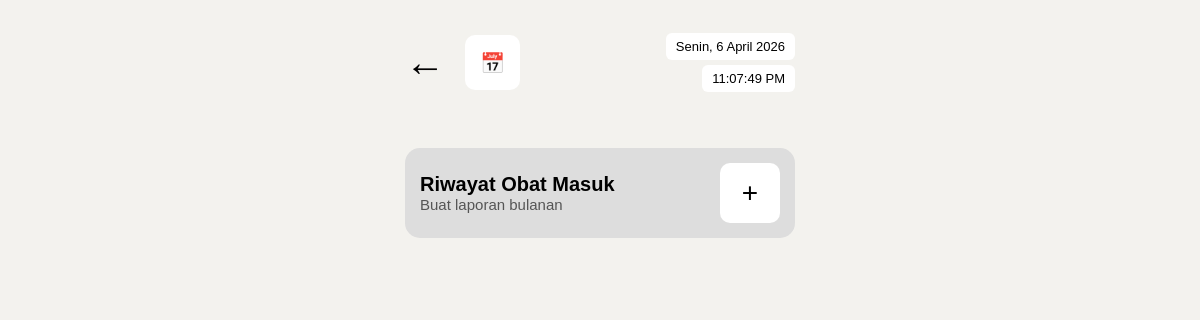
Before: /riwayat_obat.php (signed in) with the older database file.
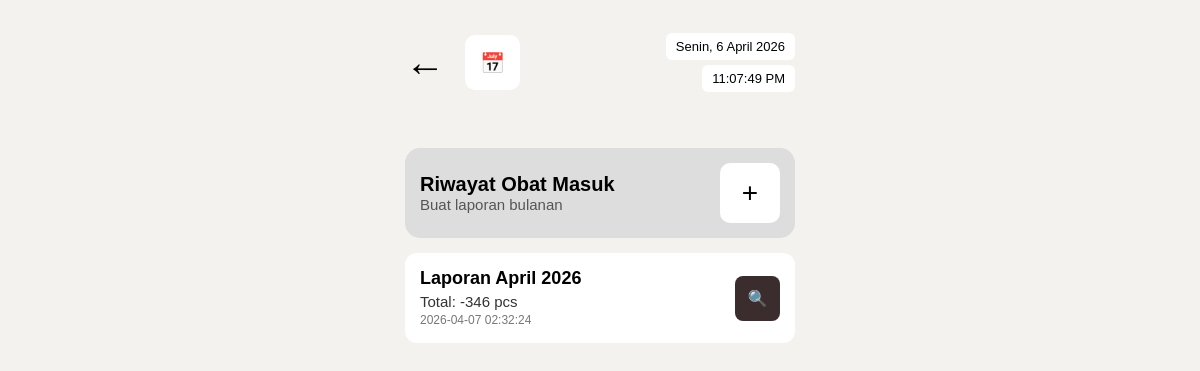
After: the same page with the newer database file.
### tables this page shows
CREATE TABLE `laporan_obat_masuk` (
  `id_laporan` int(11) NOT NULL,
  `bulan` int(11) NOT NULL,
  `tahun` int(11) NOT NULL,
  `total_item` int(11) DEFAULT NULL,
  `total_masuk` int(11) DEFAULT NULL,
  `file_path` text DEFAULT NULL,
  `dibuat_pada` datetime DEFAULT current_timestamp(),
  `versi` int(11) DEFAULT 1
);

### riwayat_obat.php (the view, shortened to what this page needs)
<?php
include "koneksi.php";
$start = $_GET['start'] ?? '';
$end   = $_GET['end'] ?? '';
if($start && $end){
    $data = mysqli_query($conn,"
        SELECT * FROM laporan_obat_masuk
        WHERE DATE(dibuat_pada) BETWEEN '$start' AND '$end'
        ORDER BY id_laporan DESC
    ");
}else{
    $data = mysqli_query($conn,"
        SELECT * FROM laporan_obat_masuk
        ORDER BY id_laporan DESC
    ");
}
$bulan_nama = [
"01"=>"Januari","02"=>"Februari","03"=>"Maret","04"=>"April",
"05"=>"Mei","06"=>"Juni","07"=>"Juli","08"=>"Agustus",
"09"=>"September","10"=>"Oktober","11"=>"November","12"=>"Desember"
];
?>
<!DOCTYPE html>
<html>
<head>
<link rel="stylesheet" href="css/riwayat_obat.css">
</head>
<body>
<br>
<div class="container">
<div class="top-bar">
    <div class="left-group">
        <a href="gudang.php" class="back">←</a>
        <button class="calendar-btn" onclick="openCalendar()">📅</button>
    </div>
    <div class="top-text">
        <div id="dayDate" class="bg"></div>
        <div id="clock" class="bg"></div>
    </div>
</div>
<br><br>
<div class="add-box">
    <div>
        <h3>Riwayat Obat Masuk</h3>
        <p>Buat laporan bulanan</p>
    </div>
    <form method="POST" action="generate_riwayat_obat.php">
        <button class="plus-box">+</button>
    </form>
</div>
<?php while($d=mysqli_fetch_assoc($data)): ?>
<div class="doc-card">
    <div>
        <h4>
            Laporan <?= $bulan_nama[str_pad($d['bulan'],2,"0",STR_PAD_LEFT)] ?> <?= $d['tahun'] ?>
        </h4>
        <p>Total: <?= $d['total_masuk'] ?> pcs</p>
        <small><?= $d['dibuat_pada'] ?></small>
    </div>
    <a href="cek_riwayat_obat.php?id=<?= $d['id_laporan'] ?>" class="search-btn">
        🔍
    </a>
</div>
<?php endwhile; ?>
</div>
</body>
</html>

### css/riwayat_obat.css (style rules this page uses)
* { margin:0; padding:0; box-sizing:border-box; }
body { background:#f3f2ee; font-family:Arial; overflow-x:hidden; }
.container { width:100%; max-width:420px; margin:auto; padding:15px; }
.top-bar { display:flex; justify-content:space-between; align-items:center; margin-bottom:20px; }
.back { font-size:26px; text-decoration:none; color:#000; }
.top-text { display:flex; flex-direction:column; align-items:flex-end; gap:5px; }
.bg { background:#fff; padding:6px 10px; border-radius:6px; font-size:13px; }
.add-box { background:#ddd; padding:15px; border-radius:15px; display:flex; justify-content:space-between; align-items:center; margin-bottom:15px; }
.add-box h3 { font-size:20px; }
.add-box p { font-size:15px; color:#555; }
.plus-box { width:60px; height:60px; background:#fff; display:flex; align-items:center; justify-content:center; font-size:28px; border-radius:10px; border:none; cursor:pointer; }
.doc-card { background:#fff; padding:15px; border-radius:12px; margin-bottom:12px; display:flex; justify-content:space-between; align-items:center; }
.doc-card h4 { font-size:18px; margin-bottom:4px; }
.doc-card p { font-size:15px; color:#333; }
.doc-card small { font-size:12px; color:#777; }
.search-btn { background:#3b2d2d; color:#fff; width:45px; height:45px; display:flex; align-items:center; justify-content:center; border-radius:8px; text-decoration:none; flex-shrink:0; }
img, button { max-width:100%; }
.left-group { display:flex; align-items:center; gap:20px; }
.back { font-size:40px; text-decoration:none; color:#000; }
.calendar-btn { width:55px; height:55px; border:none; background:#fff; border-radius:10px; font-size:20px; }

Changed rows visible on the page:
added laporan_obat_masuk: bulan "April", tahun "2026", total_masuk "-346", dibuat_pada "2026-04-07 02:32:24"
